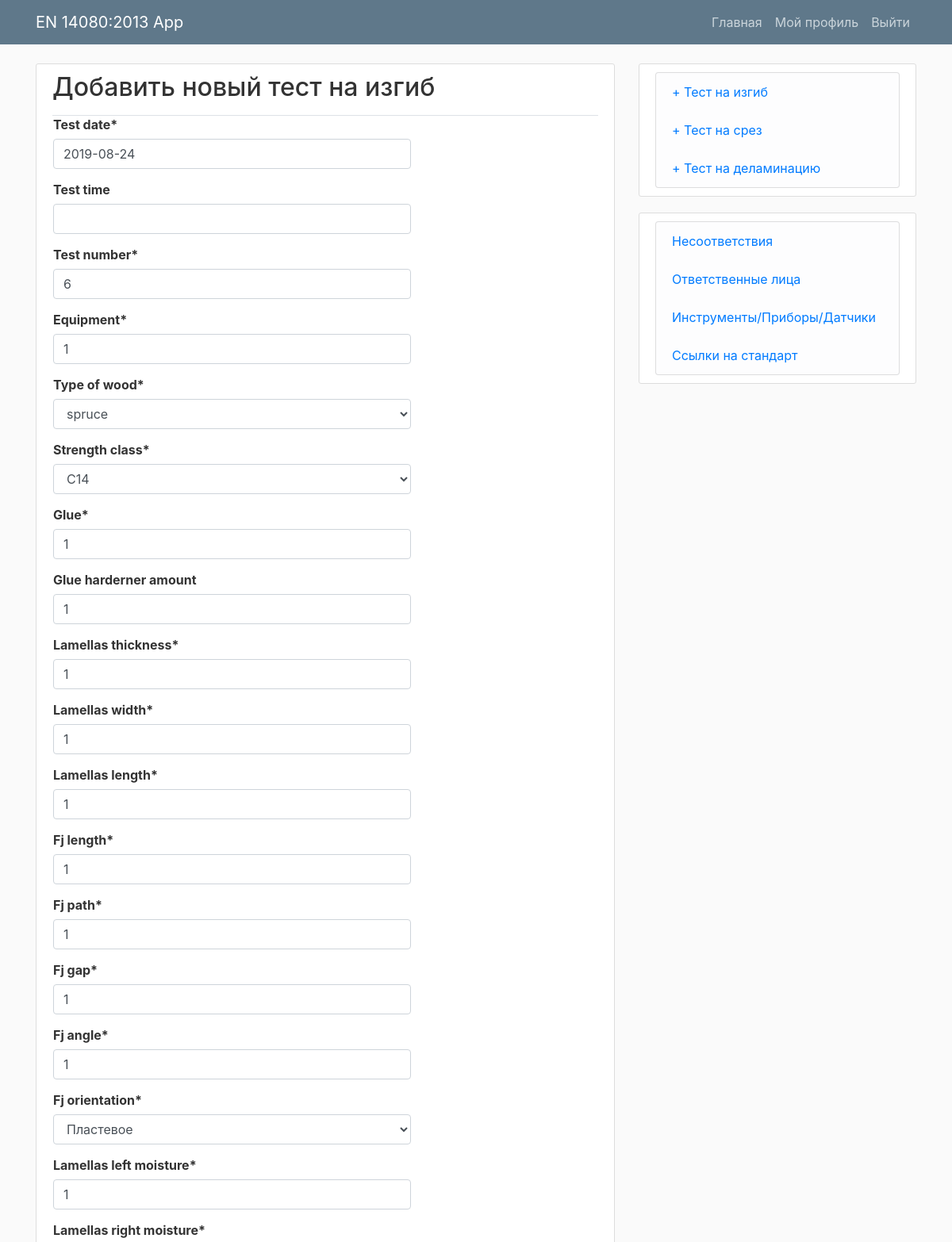
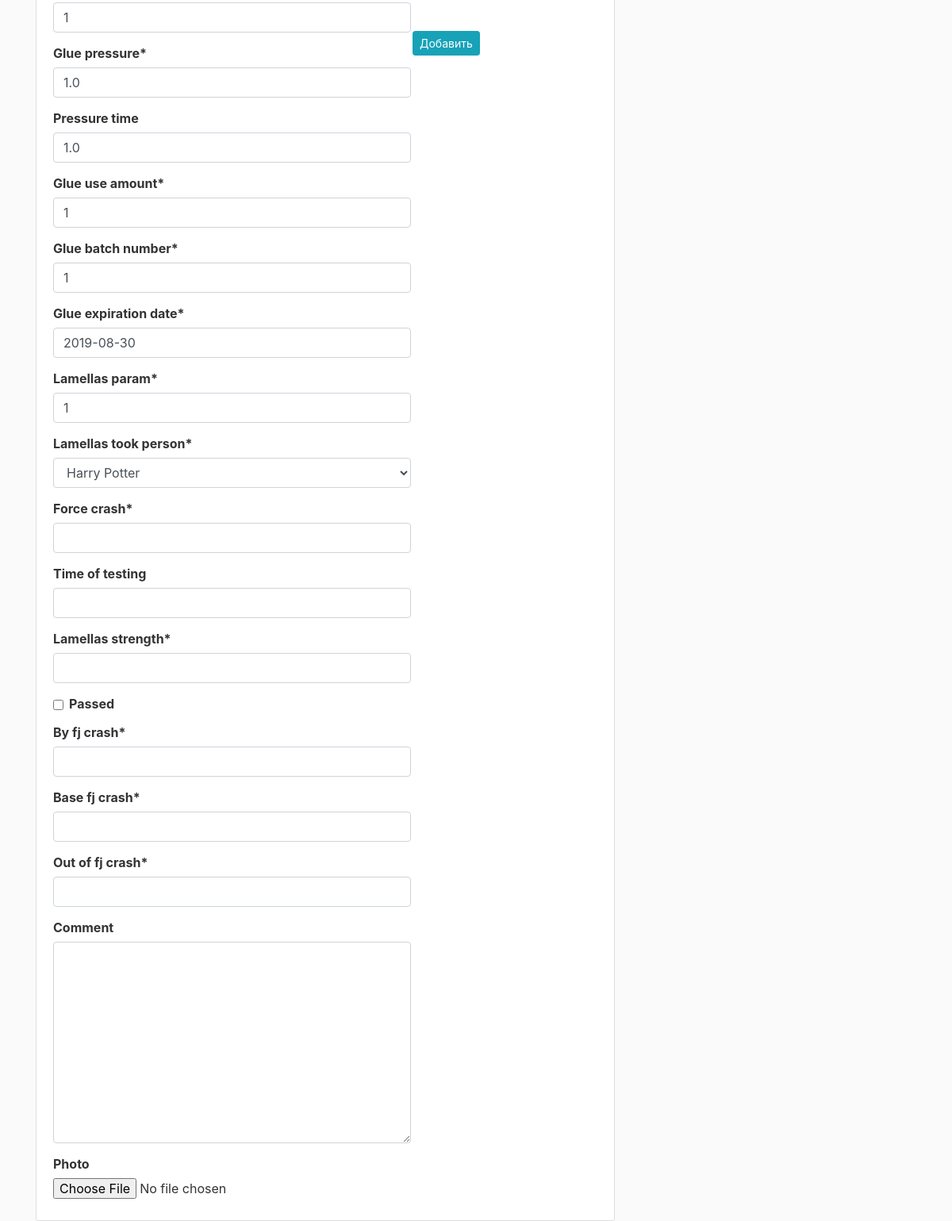
Screenshot of /bendtest/ (signed in) with the database file from the repository (2 pictures, top to bottom).
### mainApp/models.py (models this page shows, shortened)
class TestLamella(models.Model):
	test_date = models.DateField()
	test_time = models.TimeField(blank=True, null=True, default=None)
	test_number = models.IntegerField(default=def_bt_test_number)
	equipment = models.CharField(max_length=100, default=def_bt_equipment)
	type_of_wood = models.CharField(max_length=100, choices=wood_types, default=def_bt_type_of_wood)
	strength_class = models.CharField(max_length=100, choices=strength_class_types, default=def_bt_strength_class)
	glue = models.CharField(max_length=100, default=def_bt_glue)
	glue_harderner_amount = models.CharField(max_length=100, blank=True, default=def_bt_glue_harderner_amount)
	lamellas_thickness = models.IntegerField(default=def_bt_lamellas_thickness)
	lamellas_width = models.IntegerField(default=def_bt_lamellas_width)
	lamellas_length = models.IntegerField(default=def_bt_lamellas_length)
	fj_length = models.IntegerField(default=def_bt_fj_length)
	fj_path = models.IntegerField(default=def_bt_fj_path)
	fj_gap = models.IntegerField(default=def_bt_fj_gap)
	fj_angle = models.IntegerField(default=def_bt_fj_angle)
	fj_orientation = models.CharField(max_length=100, choices=[('Пластевое', 'Пластевое'), ('Ребровое', 'Ребровое')], default=def_bt_fj_orientation)
	lamellas_left_moisture = models.IntegerField(default=def_bt_lamellas_left_moisture)
	lamellas_right_moisture = models.IntegerField(default=def_bt_lamellas_right_moisture)
	glue_pressure = models.FloatField(default=def_bt_glue_pressure)
	pressure_time = models.FloatField(blank=True, null=True, default=def_bt_pressure_time)
	glue_use_amount = models.IntegerField(default=def_bt_glue_use_amount)
	glue_batch_number = models.CharField(max_length=100, default=def_bt_glue_batch_number)
	glue_expiration_date = models.DateField()
	lamellas_param = models.CharField(max_length=100, default=def_bt_lamellas_param)
	lamellas_took_person = models.ForeignKey(Person, on_delete=models.PROTECT, related_name='TestLamella_took_person', default=def_bt_lamellas_took_person)
	force_crash = models.FloatField()
	time_of_testing = models.IntegerField(blank=True, null=True)
	lamellas_strength = models.FloatField()
	passed = models.BooleanField(default=False)
	by_fj_crash = models.IntegerField()
	base_fj_crash = models.IntegerField()
	out_of_fj_crash = models.IntegerField()
	comment = models.TextField(blank=True)
	photo = models.ImageField(upload_to='uploads', blank=True)
	author = models.ForeignKey(User, blank=True, null=True, on_delete=models.CASCADE)

### mainApp/views.py (the view)
# urls.py: path('bendtest/', today_views.bendtest, name='bendtest'),
@login_required
def bendtest(request):
	if request.method == 'POST':
		form = BendtestForm(request.POST, request.FILES)
		if form.is_valid():
			form.instance.author = request.user
			form.save()
			messages.success(request, f'Новый тест на изгиб сохранен!')
			return redirect('today')
	else:
		form = BendtestForm()
	return render(request, 'mainApp/bendtest.html', {'form': form})

### mainApp/forms.py
class BendtestForm(forms.ModelForm):
	test_date = forms.DateField(widget=DatePickerInput(format='%Y-%m-%d'), initial=datetime.date.today())
	glue_expiration_date = forms.DateField(widget=DatePickerInput(format='%Y-%m-%d'), initial=def_bt_glue_expiration_date)
	class Meta:
		model = TestLamella
		fields = ['test_date', 'test_time', 'test_number', 'equipment', 'type_of_wood', 'strength_class', 'glue',
		'glue_harderner_amount', 'lamellas_thickness', 'lamellas_width', 'lamellas_length', 'fj_length', 'fj_path', 'fj_gap',
		'fj_angle', 'fj_orientation', 'lamellas_left_moisture', 'lamellas_right_moisture', 'glue_pressure',
		'pressure_time', 'glue_use_amount', 'glue_batch_number', 'glue_expiration_date', 'lamellas_param',
		'lamellas_took_person', 'force_crash', 'time_of_testing', 'lamellas_strength', 'passed', 'by_fj_crash', 'base_fj_crash',
		'out_of_fj_crash', 'comment', 'photo']

### mainApp/models.py (called while the page is built)
def def_bt_equipment():
	try:
		last_bendtests = TestLamella.objects.all().order_by('-test_date', '-test_number', '-test_time').first()
		return last_bendtests.equipment
	except: return None

def def_bt_glue():
	try:
		last_bendtests = TestLamella.objects.all().order_by('-test_date', '-test_number', '-test_time').first()
		return last_bendtests.glue
	except: return None

def def_bt_lamellas_thickness():
	try:
		last_bendtests = TestLamella.objects.all().order_by('-test_date', '-test_number', '-test_time').first()
		return last_bendtests.lamellas_thickness
	except: return None

def def_bt_lamellas_width():
	try:
		last_bendtests = TestLamella.objects.all().order_by('-test_date', '-test_number', '-test_time').first()
		return last_bendtests.lamellas_width
	except: return None

def def_bt_lamellas_length():
	try:
		last_bendtests = TestLamella.objects.all().order_by('-test_date', '-test_number', '-test_time').first()
		return last_bendtests.lamellas_length
	except: return None

def def_bt_glue_harderner_amount():
	try:
		last_bendtests = TestLamella.objects.all().order_by('-test_date', '-test_number', '-test_time').first()
		return last_bendtests.glue_harderner_amount
	except: return None

def def_bt_test_number():
	try:
		last_bendtests = TestLamella.objects.all().order_by('-test_date', '-test_number', '-test_time').first()
		return (int(last_bendtests.test_number) + 1)
	except: return None

def def_bt_fj_length():
	try:
		last_bendtests = TestLamella.objects.all().order_by('-test_date', '-test_number', '-test_time').first()
		return last_bendtests.fj_length
	except: return None

### mainApp/templates/mainApp/bendtest.html (shortened to what this page needs)
{% extends "mainApp/today.html" %}
{% load crispy_forms_tags %}
{% load bootstrap4 %}
{% block content %}
	<div class="content-section tabletoday">
        <table>
            <div class="border-bottom">
                <h2>Добавить новый тест на изгиб</h2>
                    <form method="POST" action="{% url 'bendtest' %}" enctype="multipart/form-data">
                    <th>
                        {{ form|crispy }}
                    </th>
                    <th>
                        <button class="btn btn-info btn-sm mt-1 mb-1" type="submit">Добавить</button>
                    </th>
                    </form>
        </table>
    </div>
{% endblock content %}

### mainApp/static/mainApp/main.css (style rules this page uses)
.content-section { background: #ffffff; padding: 10px 20px; border: 1px solid #dddddd; border-radius: 3px; margin-bottom: 20px; }
body { background: #fafafa; color: #333333; margin-top: 5rem; }

### rows the page displays
TestLamella: test_date "2019-08-24", test_number "6", equipment "1", type_of_wood "spruce", strength_class "C14", glue "1", glue_harderner_amount "1", lamellas_thickness "1", lamellas_width "1", lamellas_length "1", fj_length "1", fj_path "1", fj_gap "1", fj_angle "1", fj_orientation "Пластевое", lamellas_left_moisture "1", lamellas_right_moisture "1", glue_pressure "1.0", pressure_time "1.0", glue_use_amount "1", glue_batch_number "1", glue_expiration_date "2019-08-30", lamellas_param "1", lamellas_took_person "Harry Potter"
